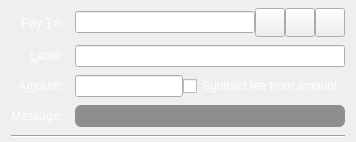
  <widget class="QFrame" name="SendCoins">
   <property name="toolTip">
    <string>This is a normal payment.</string>
   </property>
   <property name="frameShape">
    <enum>QFrame::NoFrame</enum>
   </property>
   <layout class="QGridLayout" name="gridLayout">
    <property name="topMargin">
     <number>8</number>
    </property>
    <property name="bottomMargin">
     <number>4</number>
    </property>
    <property name="horizontalSpacing">
     <number>12</number>
    </property>
    <property name="verticalSpacing">
     <number>8</number>
    </property>
    <item row="0" column="0">
     <widget class="QLabel" name="payToLabel">
      <property name="palette">
       <palette>
        <active>
         <colorrole role="WindowText">
          <brush brushstyle="SolidPattern">
           <color alpha="255">
            <red>255</red>
            <green>255</green>
            <blue>255</blue>
           </color>
          </brush>
         </colorrole>
        </active>
        <inactive>
         <colorrole role="WindowText">
          <brush brushstyle="SolidPattern">
           <color alpha="255">
            <red>255</red>
            <green>255</green>
            <blue>255</blue>
           </color>
          </brush>
         </colorrole>
        </inactive>
        <disabled>
         <colorrole role="WindowText">
          <brush brushstyle="SolidPattern">
           <color alpha="255">
            <red>120</red>
            <green>120</green>
            <blue>120</blue>
           </color>
          </brush>
         </colorrole>
        </disabled>
       </palette>
      </property>
      <property name="text">
       <string>Pay &amp;To:</string>
      </property>
      <property name="alignment">
       <set>Qt::AlignRight|Qt::AlignTrailing|Qt::AlignVCenter</set>
      </property>
      <property name="buddy">
       <cstring>payTo</cstring>
      </property>
     </widget>
    </item>
    <item row="0" column="1">
     <layout class="QHBoxLayout" name="payToLayout">
      <property name="spacing">
       <number>0</number>
      </property>
      <item>
       <widget class="QValidatedLineEdit" name="payTo">
        <property name="toolTip">
         <string>The TdkCoin address to send the payment to</string>
        </property>
       </widget>
      </item>
      <item>
       <widget class="QToolButton" name="addressBookButton">
        <property name="toolTip">
         <string>Choose previously used address</string>
        </property>
        <property name="text">
         <string/>
        </property>
        <property name="icon">
         <iconset resource="../bitcoin.qrc">
          <normaloff>:/icons/address-book</normaloff>:/icons/address-book</iconset>
        </property>
        <property name="iconSize">
         <size>
          <width>22</width>
          <height>22</height>
         </size>
        </property>
        <property name="shortcut">
         <string>Alt+A</string>
        </property>
       </widget>
      </item>
      <item>
       <widget class="QToolButton" name="pasteButton">
        <property name="toolTip">
         <string>Paste address from clipboard</string>
        </property>
        <property name="text">
         <string/>
        </property>
        <property name="icon">
         <iconset resource="../bitcoin.qrc">
          <normaloff>:/icons/editpaste</normaloff>:/icons/editpaste</iconset>
        </property>
        <property name="iconSize">
         <size>
          <width>22</width>
          <height>22</height>
         </size>
        </property>
        <property name="shortcut">
         <string>Alt+P</string>
        </property>
       </widget>
      </item>
      <item>
       <widget class="QToolButton" name="deleteButton">
        <property name="toolTip">
         <string>Remove this entry</string>
        </property>
        <property name="text">
         <string/>
        </property>
        <property name="icon">
         <iconset resource="../bitcoin.qrc">
          <normaloff>:/icons/remove</normaloff>:/icons/remove</iconset>
        </property>
        <property name="iconSize">
         <size>
          <width>22</width>
          <height>22</height>
         </size>
        </property>
       </widget>
      </item>
     </layout>
    </item>
    <item row="1" column="0">
     <widget class="QLabel" name="labellLabel">
      <property name="palette">
       <palette>
        <active>
         <colorrole role="WindowText">
          <brush brushstyle="SolidPattern">
           <color alpha="255">
            <red>255</red>
            <green>255</green>
            <blue>255</blue>
           </color>
          </brush>
         </colorrole>
        </active>
        <inactive>
         <colorrole role="WindowText">
          <brush brushstyle="SolidPattern">
           <color alpha="255">
            <red>255</red>
            <green>255</green>
            <blue>255</blue>
           </color>
          </brush>
         </colorrole>
        </inactive>
        <disabled>
         <colorrole role="WindowText">
          <brush brushstyle="SolidPattern">
           <color alpha="255">
            <red>120</red>
            <green>120</green>
            <blue>120</blue>
           </color>
          </brush>
         </colorrole>
        </disabled>
       </palette>
      </property>
      <property name="text">
       <string>&amp;Label:</string>
      </property>
      <property name="alignment">
       <set>Qt::AlignRight|Qt::AlignTrailing|Qt::AlignVCenter</set>
      </property>
      <property name="buddy">
       <cstring>addAsLabel</cstring>
      </property>
     </widget>
    </item>
    <item row="1" column="1">
     <widget class="QLineEdit" name="addAsLabel">
      <property name="toolTip">
       <string>Enter a label for this address to add it to the list of used addresses</string>
      </property>
     </widget>
    </item>
    <item row="2" column="0">
     <widget class="QLabel" name="amountLabel">
      <property name="palette">
       <palette>
        <active>
         <colorrole role="WindowText">
          <brush brushstyle="SolidPattern">
           <color alpha="255">
            <red>255</red>
            <green>255</green>
            <blue>255</blue>
           </color>
          </brush>
         </colorrole>
        </active>
        <inactive>
         <colorrole role="WindowText">
          <brush brushstyle="SolidPattern">
           <color alpha="255">
            <red>255</red>
            <green>255</green>
            <blue>255</blue>
           </color>
          </brush>
         </colorrole>
        </inactive>
        <disabled>
         <colorrole role="WindowText">
          <brush brushstyle="SolidPattern">
           <color alpha="255">
            <red>120</red>
            <green>120</green>
            <blue>120</blue>
           </color>
          </brush>
         </colorrole>
        </disabled>
       </palette>
      </property>
      <property name="text">
       <string>A&amp;mount:</string>
      </property>
      <property name="alignment">
       <set>Qt::AlignRight|Qt::AlignTrailing|Qt::AlignVCenter</set>
      </property>
      <property name="buddy">
       <cstring>payAmount</cstring>
      </property>
     </widget>
    </item>
    <item row="2" column="1">
     <layout class="QHBoxLayout" name="horizontalLayoutAmount" stretch="0,1">
      <item>
       <widget class="BitcoinAmountField" name="payAmount"/>
      </item>
      <item>
       <widget class="QCheckBox" name="checkboxSubtractFeeFromAmount">
        <property name="palette">
         <palette>
          <active>
           <colorrole role="WindowText">
            <brush brushstyle="SolidPattern">
             <color alpha="255">
              <red>255</red>
              <green>255</green>
              <blue>255</blue>
             </color>
            </brush>
           </colorrole>
          </active>
          <inactive>
           <colorrole role="WindowText">
            <brush brushstyle="SolidPattern">
             <color alpha="255">
              <red>255</red>
              <green>255</green>
              <blue>255</blue>
             </color>
            </brush>
           </colorrole>
          </inactive>
          <disabled>
           <colorrole role="WindowText">
            <brush brushstyle="SolidPattern">
             <color alpha="255">
              <red>120</red>
              <green>120</green>
              <blue>120</blue>
             </color>
            </brush>
           </colorrole>
          </disabled>
         </palette>
        </property>
        <property name="toolTip">
         <string>The fee will be deducted from the amount being sent. The recipient will receive less tdkcoins than you enter in the amount field. If multiple recipients are selected, the fee is split equally.</string>
        </property>
        <property name="text">
         <string>S&amp;ubtract fee from amount</string>
        </property>
       </widget>
      </item>
     </layout>
    </item>
    <item row="3" column="0">
     <widget class="QLabel" name="messageLabel">
      <property name="palette">
       <palette>
        <active>
         <colorrole role="WindowText">
          <brush brushstyle="SolidPattern">
           <color alpha="255">
            <red>255</red>
            <green>255</green>
            <blue>255</blue>
           </color>
          </brush>
         </colorrole>
        </active>
        <inactive>
         <colorrole role="WindowText">
          <brush brushstyle="SolidPattern">
           <color alpha="255">
            <red>255</red>
            <green>255</green>
            <blue>255</blue>
           </color>
          </brush>
         </colorrole>
        </inactive>
        <disabled>
         <colorrole role="WindowText">
          <brush brushstyle="SolidPattern">
           <color alpha="255">
            <red>120</red>
            <green>120</green>
            <blue>120</blue>
           </color>
          </brush>
         </colorrole>
        </disabled>
       </palette>
      </property>
      <property name="text">
       <string>Message:</string>
      </property>
      <property name="alignment">
       <set>Qt::AlignRight|Qt::AlignTrailing|Qt::AlignVCenter</set>
      </property>
     </widget>
    </item>
    <item row="3" column="1">
     <widget class="QLabel" name="messageTextLabel">
      <property name="palette">
       <palette>
        <active>
         <colorrole role="WindowText">
          <brush brushstyle="SolidPattern">
           <color alpha="255">
            <red>255</red>
            <green>255</green>
            <blue>255</blue>
           </color>
          </brush>
         </colorrole>
         <colorrole role="Button">
          <brush brushstyle="LinearGradientPattern">
           <gradient startx="0.500000000000000" starty="0.000000000000000" endx="0.500000000000000" endy="1.000000000000000" type="LinearGradient" spread="PadSpread" coordinatemode="ObjectBoundingMode">
            <gradientstop position="0.500000000000000">
             <color alpha="102">
              <red>0</red>
              <green>0</green>
              <blue>0</blue>
             </color>
            </gradientstop>
           </gradient>
          </brush>
         </colorrole>
         <colorrole role="Base">
          <brush brushstyle="LinearGradientPattern">
           <gradient startx="0.500000000000000" starty="0.000000000000000" endx="0.500000000000000" endy="1.000000000000000" type="LinearGradient" spread="PadSpread" coordinatemode="ObjectBoundingMode">
            <gradientstop position="0.500000000000000">
             <color alpha="102">
              <red>0</red>
              <green>0</green>
              <blue>0</blue>
             </color>
            </gradientstop>
           </gradient>
          </brush>
         </colorrole>
         <colorrole role="Window">
          <brush brushstyle="LinearGradientPattern">
           <gradient startx="0.500000000000000" starty="0.000000000000000" endx="0.500000000000000" endy="1.000000000000000" type="LinearGradient" spread="PadSpread" coordinatemode="ObjectBoundingMode">
            <gradientstop position="0.500000000000000">
             <color alpha="102">
              <red>0</red>
              <green>0</green>
              <blue>0</blue>
             </color>
            </gradientstop>
           </gradient>
          </brush>
         </colorrole>
        </active>
        <inactive>
         <colorrole role="WindowText">
          <brush brushstyle="SolidPattern">
           <color alpha="255">
            <red>255</red>
            <green>255</green>
            <blue>255</blue>
           </color>
          </brush>
         </colorrole>
         <colorrole role="Button">
          <brush brushstyle="LinearGradientPattern">
           <gradient startx="0.500000000000000" starty="0.000000000000000" endx="0.500000000000000" endy="1.000000000000000" type="LinearGradient" spread="PadSpread" coordinatemode="ObjectBoundingMode">
            <gradientstop position="0.500000000000000">
             <color alpha="102">
              <red>0</red>
              <green>0</green>
              <blue>0</blue>
             </color>
            </gradientstop>
           </gradient>
          </brush>
         </colorrole>
         <colorrole role="Base">
          <brush brushstyle="LinearGradientPattern">
           <gradient startx="0.500000000000000" starty="0.000000000000000" endx="0.500000000000000" endy="1.000000000000000" type="LinearGradient" spread="PadSpread" coordinatemode="ObjectBoundingMode">
            <gradientstop position="0.500000000000000">
             <color alpha="102">
              <red>0</red>
              <green>0</green>
              <blue>0</blue>
             </color>
            </gradientstop>
           </gradient>
          </brush>
         </colorrole>
         <colorrole role="Window">
          <brush brushstyle="LinearGradientPattern">
           <gradient startx="0.500000000000000" starty="0.000000000000000" endx="0.500000000000000" endy="1.000000000000000" type="LinearGradient" spread="PadSpread" coordinatemode="ObjectBoundingMode">
            <gradientstop position="0.500000000000000">
             <color alpha="102">
              <red>0</red>
              <green>0</green>
              <blue>0</blue>
             </color>
            </gradientstop>
           </gradient>
          </brush>
         </colorrole>
        </inactive>
        <disabled>
         <colorrole role="WindowText">
          <brush brushstyle="SolidPattern">
           <color alpha="255">
            <red>120</red>
            <green>120</green>
            <blue>120</blue>
           </color>
          </brush>
         </colorrole>
         <colorrole role="Button">
          <brush brushstyle="LinearGradientPattern">
           <gradient startx="0.500000000000000" starty="0.000000000000000" endx="0.500000000000000" endy="1.000000000000000" type="LinearGradient" spread="PadSpread" coordinatemode="ObjectBoundingMode">
            <gradientstop position="0.500000000000000">
             <color alpha="102">
              <red>0</red>
              <green>0</green>
              <blue>0</blue>
             </color>
            </gradientstop>
           </gradient>
          </brush>
         </colorrole>
         <colorrole role="Base">
          <brush brushstyle="LinearGradientPattern">
           <gradient startx="0.500000000000000" starty="0.000000000000000" endx="0.500000000000000" endy="1.000000000000000" type="LinearGradient" spread="PadSpread" coordinatemode="ObjectBoundingMode">
            <gradientstop position="0.500000000000000">
             <color alpha="102">
              <red>0</red>
              <green>0</green>
              <blue>0</blue>
             </color>
            </gradientstop>
           </gradient>
          </brush>
         </colorrole>
         <colorrole role="Window">
          <brush brushstyle="LinearGradientPattern">
           <gradient startx="0.500000000000000" starty="0.000000000000000" endx="0.500000000000000" endy="1.000000000000000" type="LinearGradient" spread="PadSpread" coordinatemode="ObjectBoundingMode">
            <gradientstop position="0.500000000000000">
             <color alpha="102">
              <red>0</red>
              <green>0</green>
              <blue>0</blue>
             </color>
            </gradientstop>
           </gradient>
          </brush>
         </colorrole>
        </disabled>
       </palette>
      </property>
      <property name="toolTip">
       <string>A message that was attached to the tdkcoin: URI which will be stored with the transaction for your reference. Note: This message will not be sent over the TdkCoin network.</string>
      </property>
      <property name="styleSheet">
       <string notr="true">background-color: qlineargradient(spread:pad, x1:0.5, y1:0, x2:0.5, y2:1, stop:0.5 rgba(0, 0, 0, 102));
border:0;
border-radius:6px;
font-size:10px;
font-weight:bold;
padding-left:5px;
padding-right:5px;
padding-top:5px;
padding-bottom:5px;</string>
      </property>
      <property name="textFormat">
       <enum>Qt::PlainText</enum>
      </property>
     </widget>
    </item>
    <item row="4" column="0" colspan="2">
     <widget class="Line" name="line">
      <property name="orientation">
       <enum>Qt::Horizontal</enum>
      </property>
     </widget>
    </item>
   </layout>
  </widget>
